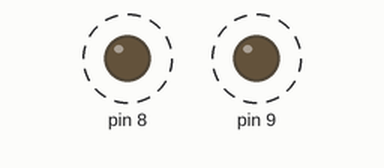
Recording of a sketch running on a simulated Arduino Uno, built with avr-gcc and run on an emulated ATmega328P. Parts: output pins drawn as LEDs (lit = HIGH). Dashed ring = blinking.

Above: at 0.2 s.
Timing chart, 0 to 4.6 s (numbered marks = the images above):
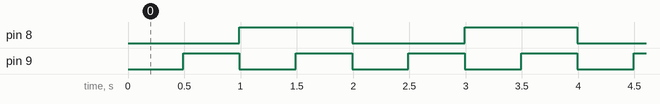

The sketch:

objectOrientedDelay.ino
```cpp
#define BASE_DELAY 10

class LED1 {
    public:
        int pin;
        int state = 0;
        int delayTime;
        int delayTimeLeft;
        LED1(int pin, int delayTime) :
            pin(pin),
            delayTime(delayTime),
            delayTimeLeft(delayTime)
        {}

        void setup()
        {
            pinMode(pin, OUTPUT);
        }

        void loop()
        {
            if (delayTimeLeft > BASE_DELAY) {
                delayTimeLeft -= BASE_DELAY;
                return;
            }
            delayTimeLeft = delayTime;

            digitalWrite(pin, state = !state);
        }
};

class LED2 {
    public:
        int pin;
        int state = 0;
        int delayTime;
        int delayTimeLeft;
        LED2(int pin, int delayTime) :
            pin(pin),
            delayTime(delayTime),
            delayTimeLeft(delayTime)
        {}

        void setup()
        {
            pinMode(pin, OUTPUT);
        }

        void loop()
        {
            if (delayTimeLeft > BASE_DELAY) {
                delayTimeLeft -= BASE_DELAY;
                return;
            }
            delayTimeLeft = delayTime;

            digitalWrite(pin, state = !state);
        }
};

LED1 l1(8, 1000);
LED2 l2(9, 500);

void setup() {
    l1.setup();
    l2.setup();
}

void loop() {
    l1.loop();
    l2.loop();
    delay(BASE_DELAY);
}
```

Measured:
- by itself, pin 8: alternates HIGH for 1.0 s and LOW for 1.0 s
- by itself, pin 9: alternates HIGH for 0.50 s and LOW for 0.50 s
- by itself, everything shown: repeats every 2.0 s, in 4 steps
